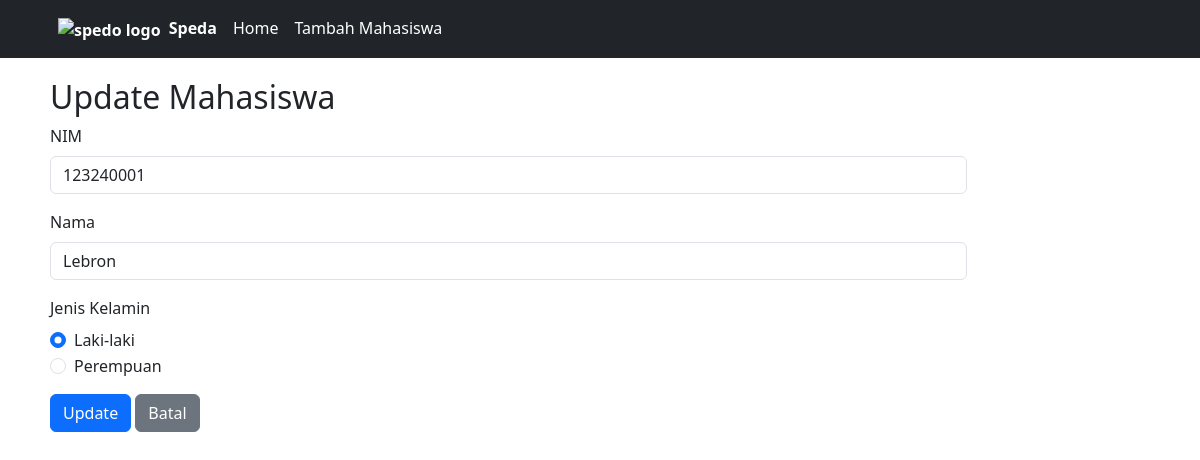
Page /webSpeda/update.php?id=1 on the committed database.
### tables this page shows
CREATE TABLE `mahasiswa` (
  `id` int(11) NOT NULL,
  `nim` varchar(100) NOT NULL,
  `nama` varchar(100) NOT NULL,
  `jenis_kelamin` varchar(100) NOT NULL,
  `created_at` date NOT NULL DEFAULT current_timestamp()
);

### webSpeda/update.php (the view, shortened to what this page needs)
<?php
include "koneksi.php";
$id = $_GET['id'];
$sql = "SELECT * FROM mahasiswa WHERE id = ?";
$stmt = $koneksi->prepare($sql);
$stmt->bind_param("i", $id);
$stmt->execute();
$result = $stmt->get_result();
$data = $result->fetch_assoc();
?>
<!DOCTYPE html>
<html lang="en">
    <head>
        <link href="https://cdn.jsdelivr.net/npm/bootstrap@5.3.8/dist/css/bootstrap.min.css" rel="stylesheet">
        <link rel="stylesheet" href="styles.css">
    </head>
    <body>
        <nav class="navbar navbar-expand-sm bg-dark navbar-dark">
            <div class="container-fluid" style="padding-left: 50px;">
                <ul class="navbar-nav">
                    <li class="nav-item">
                            <a class="nav-link active" style="font-weight:bold;" href="index.html">
                                <img src="https://encrypted-tbn0.gstatic.com/images?q=tbn:ANd9GcQAT4BdeCYQ5yZCLfiua53FH69Q-61Jt1ys3A&s" alt="spedo logo" width="30" height="25" class="me-1">
                                Speda
                            </a>
                    </li>
                    <li class="nav-item">
                        <a class="nav-link active" href="index.php">Home</a>
                    </li>
                    <li class="nav-item">
                        <a class="nav-link active" href="tambah_mahasiswa.php">Tambah Mahasiswa</a>
                    </li>
                </ul>
            </div>
        </nav>
        <div class="content-wrapper">
            <div class="col-10">
                <h2>Update Mahasiswa</h2>
                <form action="logicUpdate.php" method="post">
                    <div class="mb-3">
                        <label for="" class="form-label">NIM</label>
                        <input type="text" class="form-control" id="nim" name="nim" value="<?= $data['nim'] ?>" placeholder="Masukkan NIM">
                    </div>
                    <div class="mb-3">
                        <label for="" class="form-label">Nama</label>
                        <input type="text" class="form-control" id="nama" name="nama" value="<?= $data['nama'] ?>" placeholder="Masukkan Nama">
                    </div>
                    <div class="mb-3">
                        <label class="form-label">Jenis Kelamin</label>
                        <div class="form-check">
                            <input class="form-check-input" type="radio" name="gender" id="laki" value="Laki-laki" <?= ($data['jenis_kelamin'] == 'Laki-laki') ? 'checked' : ''?>>
                            <label class="form-check-label" for="laki">
                                Laki-laki
                            </label>
                        </div>
                        <div class="form-check">
                            <input class="form-check-input" type="radio" name="gender" id="perempuan" value="Perempuan"  <?= ($data['jenis_kelamin'] == 'Perempuan') ? 'checked' : ''?>>
                            <label class="form-check-label" for="perempuan">
                                Perempuan
                            </label>
                        </div>
                    </div>
                        <button class="btn btn-primary" type="submit">Update</button>
                        <a href="index.php" class="btn btn-secondary">Batal</a>
                </form>
            </div>
        </div>
    </body>
</html>

### webSpeda/styles.css (style rules this page uses)
.content-wrapper { padding: 20px 50px; }

### rows in the picture
mahasiswa: nim "123240001", nama "Lebron", jenis_kelamin "☑ Laki-laki", jenis_kelamin "☐ Perempuan"
